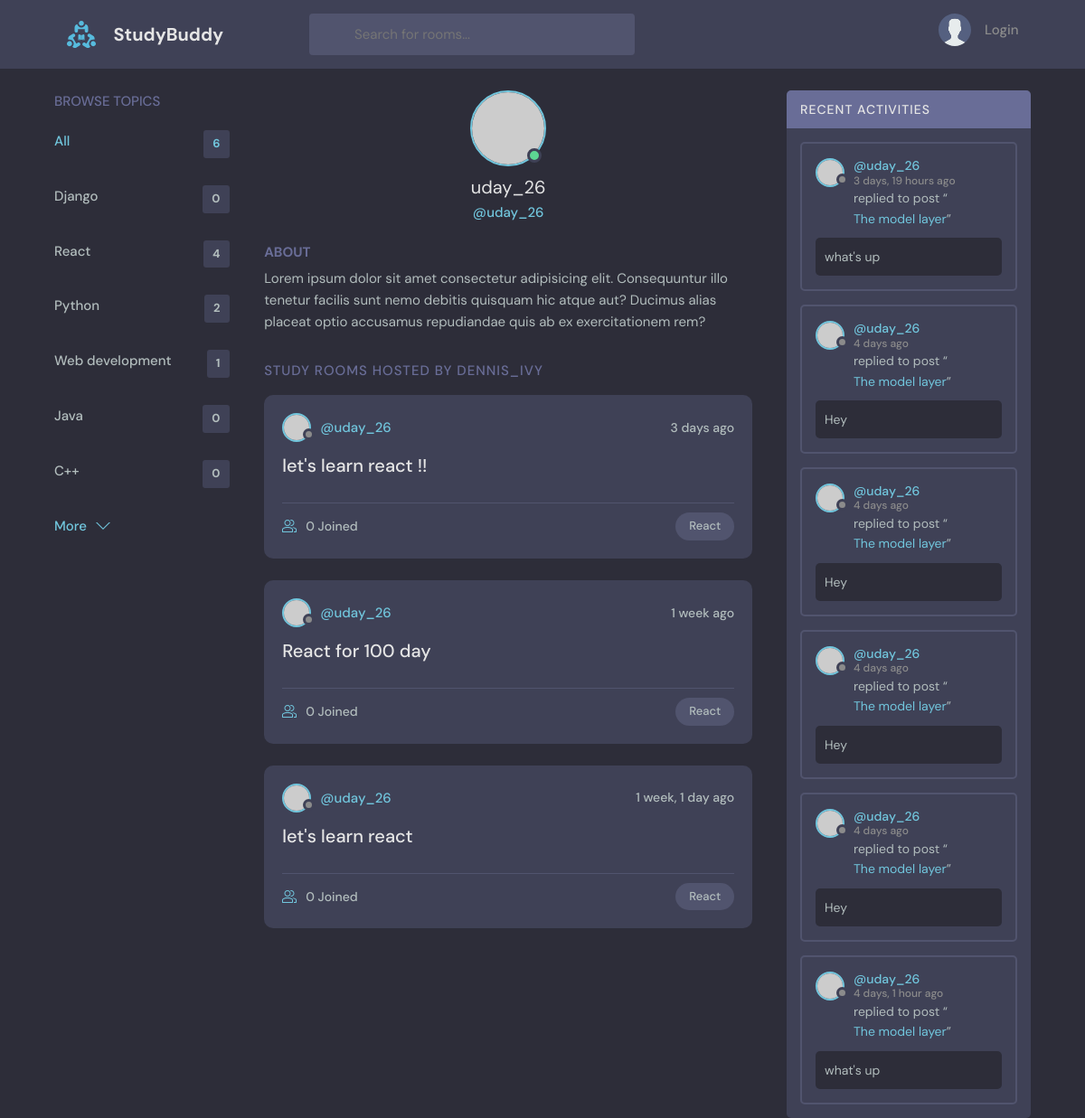
Page /profile/1/ on the earlier database version.
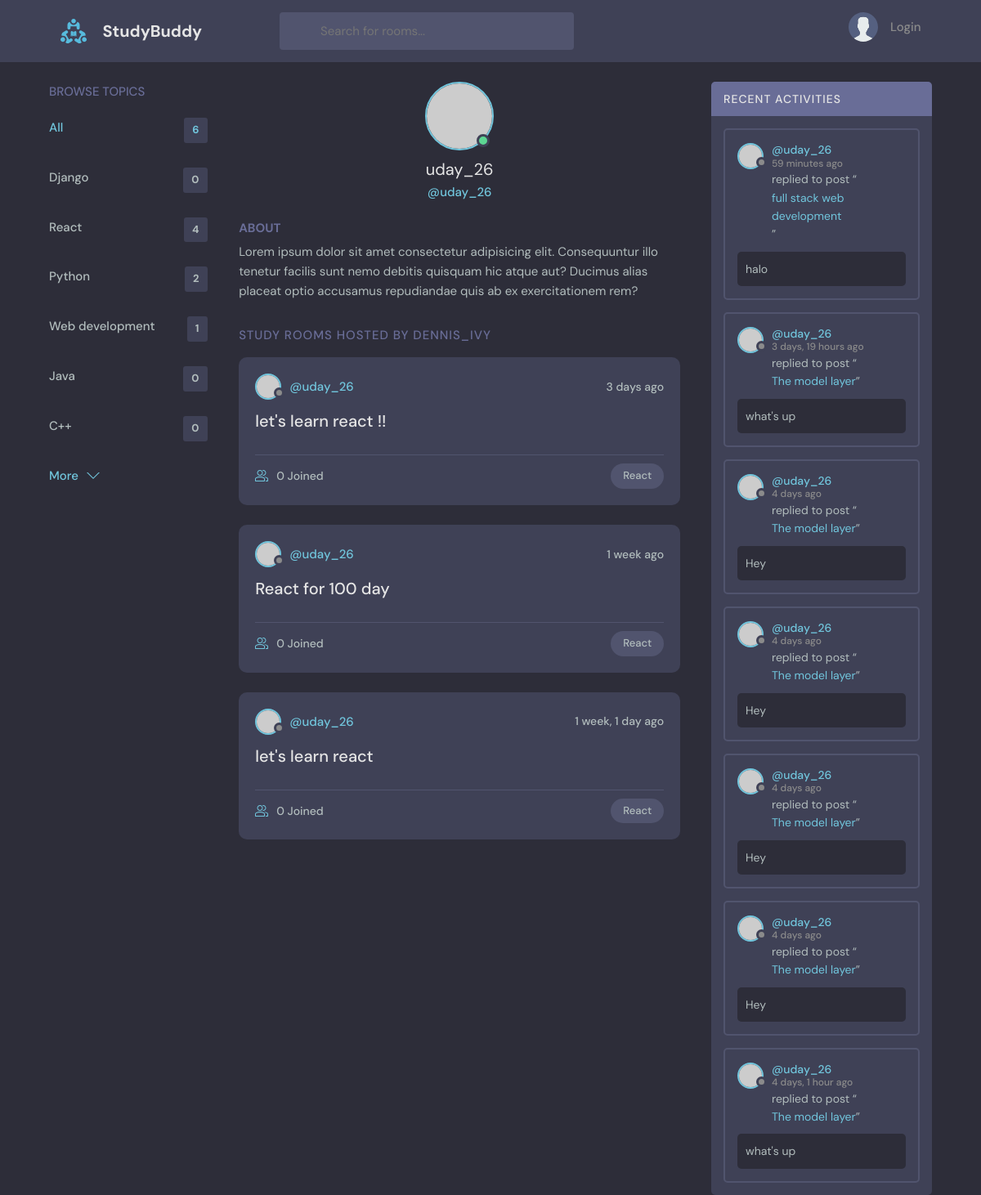
Same page on the later database version.
### base/models.py (models this page shows, shortened)
class Topic(models.Model):
    name = models.CharField(max_length=200)

class Room(models.Model):
    host = models.ForeignKey(User, on_delete=models.SET_NULL, null=True)
    topic = models.ForeignKey(Topic, on_delete=models.SET_NULL, null=True)
    name = models.CharField(max_length=200)
    description = models.TextField(null=True, blank=True)
    participants = models.ManyToManyField(User, related_name='participants', blank=True)
    update = models.DateTimeField(auto_now=True)
    created = models.DateTimeField(auto_now_add=True)
    class Meta:
        ordering = ['-update', '-created']
    def __str__(self):
        return self.name

class Message(models.Model):
    user = models.ForeignKey(User,on_delete=models.CASCADE)
    room= models.ForeignKey(Room,on_delete=models.CASCADE)
    body = models.TextField()
    update = models.DateTimeField(auto_now=True)
    created = models.DateTimeField(auto_now_add=True)
    class Meta:
        ordering = ['-update', '-created']

### base/views.py (the view)
# urls.py: path('profile/<str:pk>/',views.userProfile, name = 'user-Profile'),
def userProfile(request,pk):
    user = User.objects.get(id = pk)
    rooms = user.room_set.all()
    room_messages = user.message_set.all()
    topics = Topic.objects.all()
    context = {'user': user, 'rooms': rooms ,'room_messages': room_messages , 'topics': topics}
    return render(request, 'base/profile.html', context)

### base/templates/base/profile.html (shortened to what this page needs)
{% extends 'main.html' %}
{% block content %}
  <main class="profile-page layout layout--3">
    <div class="container">
      {% include 'base/topics_component.html' %}
      <div class="roomList">
        <div class="profile">
          <div class="profile__avatar">
            <div class="avatar avatar--large active">
              <img src="https://randomuser.me/api/portraits/men/11.jpg" />
            </div>
          </div>
          <div class="profile__info">
            <h3>{{user.username}}</h3>
            <p>@{{user.username}}</p>
          </div>
          <div class="profile__about">
            <h3>About</h3>
            <p>
              Lorem ipsum dolor sit amet consectetur adipisicing elit. Consequuntur illo tenetur
              facilis sunt nemo debitis quisquam hic atque aut? Ducimus alias placeat optio
              accusamus repudiandae quis ab ex exercitationem rem?
            </p>
          </div>
        </div>
        <div class="roomList__header">
          <div>
            <h2>Study Rooms Hosted by dennis_ivy</a>
            </h2>
          </div>
        </div>
        {% include 'base/feed_component.html' %}
      </div>
      {% include 'base/activity_component.html' %}
    </div>
  </main>
  {% endblock content %}

### tempaltes/main.html (shortened to what this page needs)
<!DOCTYPE html>
{% load static %}
<html lang="en">
  <head>
    <link rel="stylesheet" href="{% static 'styles/style.css' %}" />
  </head>
  <body>
    {% include 'navbar.html'%}
        {% block content %}
        {% endblock content %}
  </body>
</html>

### tempaltes/navbar.html (shortened to what this page needs)
{% load static %}
<header class="header header--loggedIn">
  <div class="container">
    <a href="{% url 'home' %}" class="header__logo">
      <img src="{% static 'images/logo.svg' %}" />
      <h1>StudyBuddy</h1>
    </a>
    <form class="header__search" method="get" action="{% url 'home' %}">
      <label>
        <svg version="1.1" xmlns="http://www.w3.org/2000/svg" width="32" height="32" viewBox="0 0 32 32">
          <title>search</title>
        </svg>
        <input  name="q" placeholder="Search for rooms..." />
      </label>
    </form>
    <nav class="header__menu">
       {% if request.user.is_authenticated  %}
      <div class="header__user">
        <a href="{% url 'update-user' %}">
          <div class="avatar avatar--medium active">
            <img src="https://randomuser.me/api/portraits/men/37.jpg" />
          </div>
          <p>{{request.user.username}}<span>@{{request.user.username}}</span></p>
        </a>
        <button class="dropdown-button">
          <svg version="1.1" xmlns="http://www.w3.org/2000/svg" width="32" height="32" viewBox="0 0 32 32">
            <title>chevron-down</title>
            <path d="M16 21l-13-13h-3l16 16 16-16h-3l-13 13z"></path>
          </svg>
        </button>
      </div>
      {% else %}
      <a href="{% url 'login' %}">
        <img src="{% static 'images/avatar.svg' %}" />
        <p>Login</p>
      </a>
      {% endif %}
    </nav>
  </div>
</header>

### base/templates/base/topics_component.html
<div class="topics">
    <div class="topics__header">
      <h2>Browse Topics</h2>
    </div>
    <ul class="topics__list">
      <li>
        <a href="{% url 'home' %}" class="active">All<span>{{topics.count}}</span></a>
      </li>
      {% for topic in topics %}
      <li>
        <a href="{% url 'home' %}?q={{topic.name}}">{{topic.name}}<span>{{topic.room_set.all.count}}</span></a>
      </li>
      {% endfor %}
    </ul>
    <a class="btn btn--link" href=" {% url 'topics' %}">
      More
      <svg version="1.1" xmlns="http://www.w3.org/2000/svg" width="32" height="32" viewBox="0 0 32 32">
        <title>chevron-down</title>
        <path d="M16 21l-13-13h-3l16 16 16-16h-3l-13 13z"></path>
      </svg>
    </a>
  </div>

### base/templates/base/feed_component.html (shortened to what this page needs)
{% for room in rooms %}
<div class="roomListRoom">
    <div class="roomListRoom__header">
        {% if room.host %}
        <a href="{% url 'user-Profile' room.host.id %}" class="roomListRoom__author">
         {% endif %}
        <div class="avatar avatar--small">
          <img src="https://randomuser.me/api/portraits/women/11.jpg" />
        </div>
        <span>@{{room.host.username}}</span>
      </a>
      <div class="roomListRoom__actions">
        <span>{{room.created|timesince}} ago</span>
      </div>
    </div>
    <div class="roomListRoom__content">
      <a href="{% url 'room' room.id %}">{{room.name}}</a>
    </div>
    <div class="roomListRoom__meta">
      <a href="{% url 'room' room.id %}" class="roomListRoom__joined">
        {{room.participants.all.count}} Joined
      </a>
      <p class="roomListRoom__topic">{{room.topic.name}}</p>
    </div>
</div>
{% endfor %}

### base/templates/base/activity_component.html (shortened to what this page needs)
<div class="activities">
    <div class="activities__header">
      <h2>Recent Activities</h2>
    </div>
    {% for message in room_messages %}
    <div class="activities__box">
      <div class="activities__boxHeader roomListRoom__header">
        <a href="{% url 'user-Profile' message.user.id %}" class="roomListRoom__author">
          <div class="avatar avatar--small">
            <img src="https://randomuser.me/api/portraits/women/11.jpg" />
          </div>
          <p>
            @{{ message.user }}
            <span> {{ message.created|timesince }} ago</span>
          </p>
        </a>
    </div>
      <div class="activities__boxContent">
        <p>replied to post “<a href="{% url 'room' message.room.id %}">{{message.room}}</a>”</p>
        <div class="activities__boxRoomContent">
          {{message.body}}
        </div>
      </div>
    </div>
    {% endfor %}
</div>

Differences in the rows shown:
added Message: user "uday_26", created "59 minutes", room "full stack web development", body "halo"
